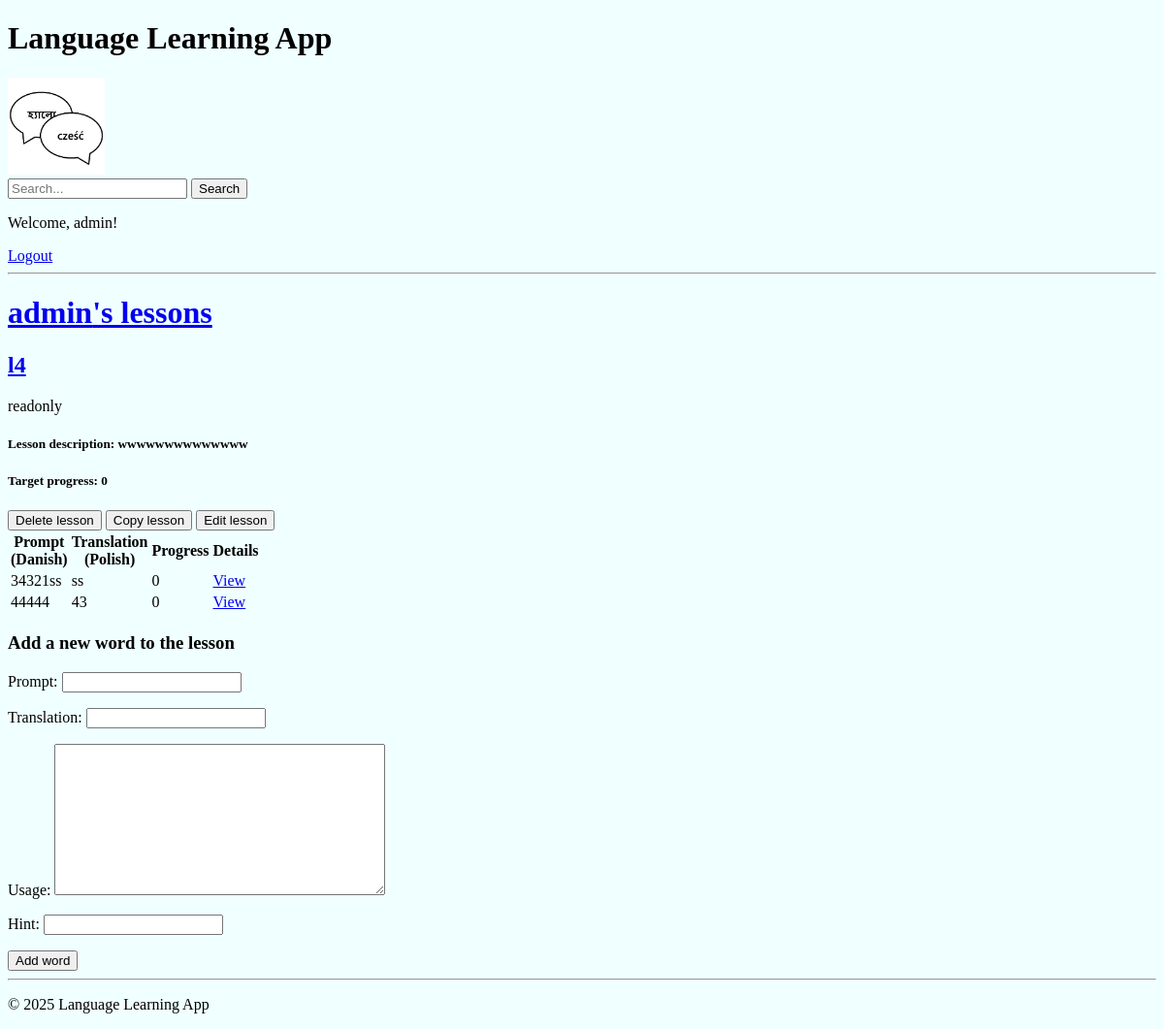
The page /my-lesson-details/9/ (signed in) on the database as committed earlier.
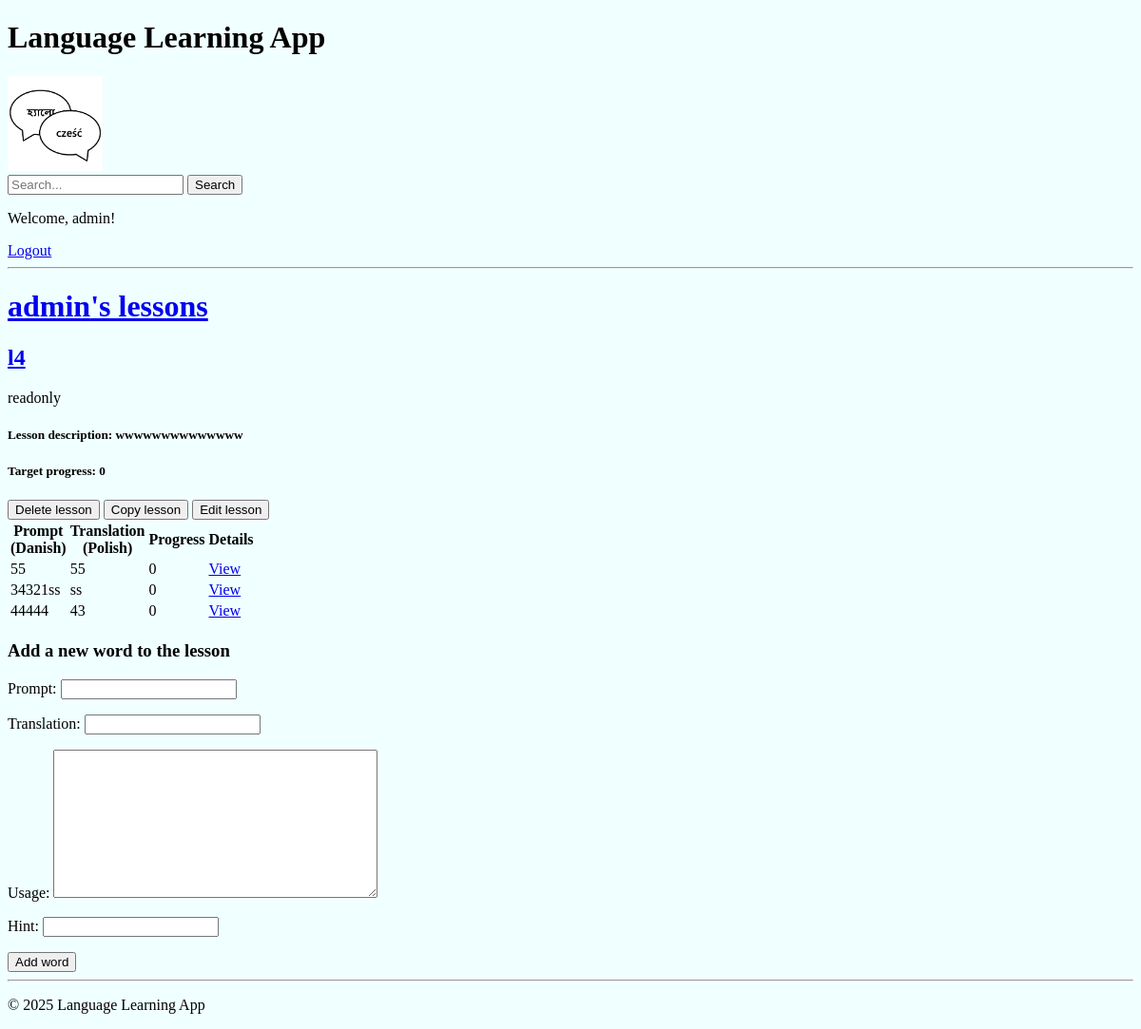
The same page on the database as committed later.
### base/models.py (models this page shows, shortened)
class UserWord(models.Model):
    user_lesson = models.ForeignKey(
        UserLesson,
        on_delete=models.CASCADE,
        related_name="user_words",
    )
    word = models.ForeignKey(Word, on_delete=models.CASCADE)
    current_progress = models.PositiveIntegerField(default=0)
    notes = models.TextField(blank=True)
    class Meta:
        unique_together = ("user_lesson", "word")

class Word(models.Model):
    lesson = models.ForeignKey(Lesson, on_delete=models.CASCADE, related_name="words")
    prompt = models.CharField(max_length=255)
    translation = models.CharField(max_length=255)
    usage = models.TextField(blank=True)
    hint = models.CharField(max_length=255, blank=True)
    updated = models.DateTimeField(auto_now=True)
    created = models.DateTimeField(auto_now_add=True)

### base/views.py (the view)
@login_required(login_url="login")
def myLessonDetails(request, my_lesson_id):
    myLesson = UserLesson.objects.filter(id=my_lesson_id).first()
    if not myLesson:
        return HttpResponse("You do not have this lesson.")
    if request.user.id != myLesson.user.id and request.user.is_superuser == False:
        return HttpResponse("You are not allowed here!")
    myWords = UserWord.objects.filter(user_lesson=myLesson).order_by("-id")
    is_private = myLesson.lesson.access_type.name == "private"
    if request.user == myLesson.lesson.author or myLesson.lesson.access_type.name in [
        "write"
    ]:
        can_edit = True
    else:
        can_edit = False
    wordForm = WordForm()
    if can_edit:
        if request.method == "POST":
            wordForm = WordForm(request.POST)
            if wordForm.is_valid():
                new_word = wordForm.save(commit=False)
                if Word.objects.filter(
                    prompt=new_word.prompt, lesson=myLesson.lesson
                ).exists():
                    messages.error(request, "This word already exists in the lesson.")
                    return redirect("my-lesson-details", my_lesson_id=myLesson.id)
                new_word.lesson = myLesson.lesson  # Associate with the lesson
                new_word.save()
                user_word = UserWord()
                user_word.word = new_word  # Associate the word
                user_word.current_progress = 0  # Default progress
                user_word.notes = ""  # Default notes
                user_word.user_lesson = myLesson  # Associate with the user lesson
                user_word.save()
                myLesson.lesson.updated = (
                    new_word.updated
                )  # Update lesson's updated time
                myLesson.lesson.save()  # Save the lesson to update the timestamp
                messages.success(request, "Word created successfully!")
                return redirect("my-lesson-details", my_lesson_id=myLesson.id)
    context = {
        "my_lesson": myLesson,
        "my_words": myWords,
        "word_form": wordForm,
        "can_edit": can_edit,
        "is_private": is_private,
    }
    return render(request, "base/my_lesson_details.html", context)

### base/forms.py
class WordForm(ModelForm):
    class Meta:
        model = Word
        fields = "__all__"
        exclude = ["lesson", "created", "updated"]

### base/models.py (called while the page is built)
    def __str__(self):
        return self.name

### base/templates/base/my_lesson_details.html (shortened to what this page needs)
{% extends "main.html" %}
{% block content %}
<h1><a href="{% url 'my-lessons' my_lesson.user.id %}">{{my_lesson.user.username}}'s lessons</a></h1>
<h2><a href="{% url 'my-lesson-details' my_lesson.id %}">{{ my_lesson.lesson.title }}</a></h2>
{{ my_lesson.lesson.access_type.name}}
<h5>Lesson description: {{ my_lesson.lesson.description }}</h5>
<h5>Target progress: {{ my_lesson.target_progress }}</h5>
<form action="{% url 'delete-my-lesson' my_lesson.id %}" method="get" style="display:inline;">
    <button type="submit">Delete lesson</button>
</form>
<form action="{% url 'copy-lesson' my_lesson.id %}" method="get" style="display:inline;">
    <button type="submit" {% if is_private %}disabled{% endif %}>Copy lesson</button>
</form>
<form action="{% url 'edit-lesson' my_lesson.id %}" method="get" style="display:inline;">
    <button type="submit"  {% if not can_edit %}disabled{% endif %}>Edit lesson</button>
</form>
<div class="my-lesson-container">
    <table>
        <thead>
            <tr>
                <th>Prompt <br>({{my_lesson.lesson.prompt_language}})</th>
                <th>Translation <br> ({{my_lesson.lesson.translation_language}})</th>
                <th>Progress</th>
                <th>Details</th>
            </tr>
        </thead>
        <tbody>
            {% for my_word in my_words %}
            <tr>
                <td>{{ my_word.word.prompt }}</td>
                <td>{{ my_word.word.translation }}</td>
                <td>{{ my_word.current_progress }}</td>
                <td>
                    <a href="{% url 'my-word-details' my_word.id %}">View</a>
                </td>
            </tr>
            {% endfor %}
        </tbody>
    </table>
    {% if can_edit %}
    <div>
    <h3>Add a new word to the lesson</h3>
    <form method="POST" action="">
        {{ word_form.as_p }}
        <input type="submit" value="Add word" />
    </form>
    </div>
    {% endif %}
</div>
{% endblock content %}

Rows that differ between the two databases and show on the page:
added UserWord: word.prompt "55", word.translation "55", current_progress "0"
